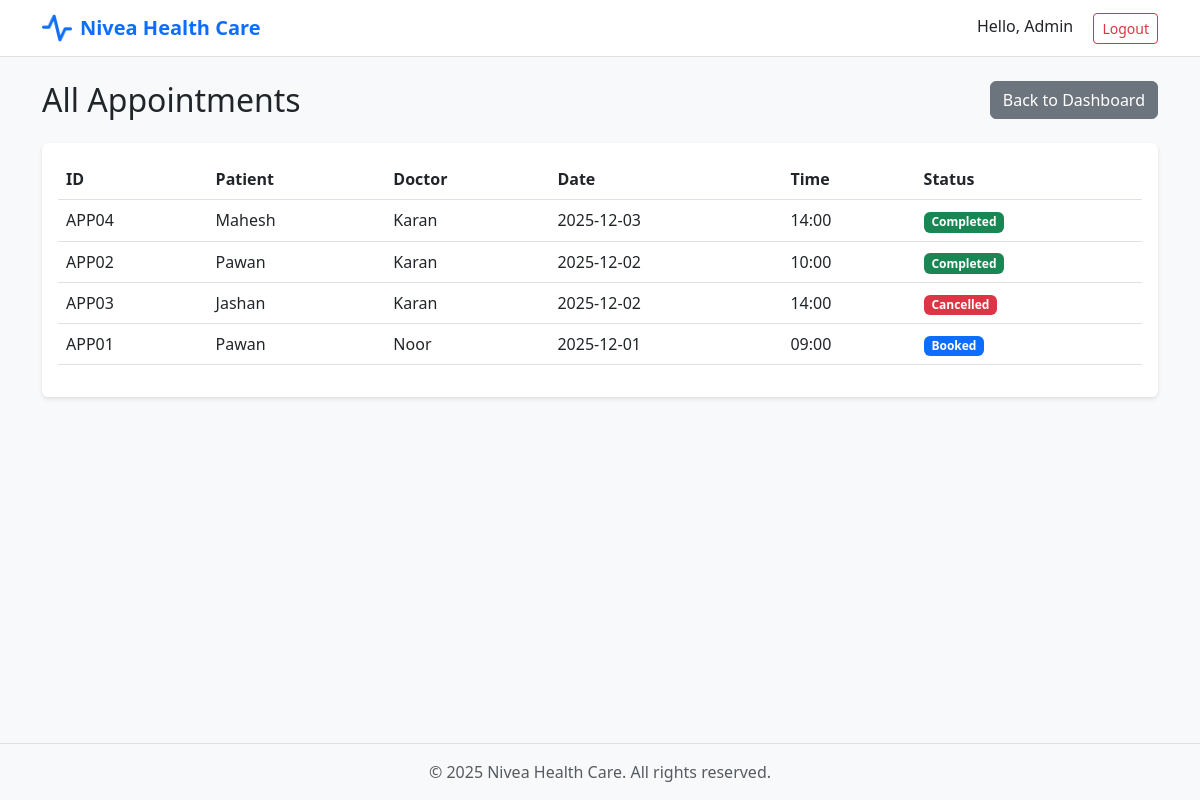
/admin/appointments (signed in), run on the app's committed database.
### models.py (models this page shows, shortened)
class Appointment(db.Model):
    __tablename__ = 'appointment'
    id = db.Column(db.Integer, primary_key=True)
    doctor_id = db.Column(db.Integer, db.ForeignKey('user.id'), nullable=False)
    patient_id = db.Column(db.Integer, db.ForeignKey('user.id'), nullable=False)
    date = db.Column(db.Date, nullable=False)
    appt_time = db.Column(db.String(10), nullable=False)
    curr_status = db.Column(db.String(20), default='Booked')
    treatments = db.relationship('Treatment', backref='appointment', cascade='all, delete-orphan')

class User(db.Model):
    __tablename__ = 'user'
    id = db.Column(db.Integer, primary_key=True)
    username = db.Column(db.String(50), unique=True, nullable=False)
    password = db.Column(db.String(100), nullable=False)
    acc_type = db.Column(db.String(20), nullable=False)
    name = db.Column(db.String(100), nullable=False)
    user_addr = db.Column(db.String(200))
    contact_num = db.Column(db.String(15))
    department_id = db.Column(db.Integer, db.ForeignKey('department.id'))
    admin_verified = db.Column(db.Boolean, default=False)
    doctor_appointments = db.relationship('Appointment', foreign_keys='Appointment.doctor_id', backref='doctor')
    patient_appointments = db.relationship('Appointment', foreign_keys='Appointment.patient_id', backref='patient')
    availability = db.relationship('DoctorAvailability', backref='doctor', cascade='all, delete-orphan')

### routes/admin.py (the view)
@admin_bp.route('/appointments')
@login_required
@role_required('admin')
def appointments():
    appts = Appointment.query.order_by(Appointment.date.desc()).all()
    return render_template('admin/appointments.html', appointments=appts)

### utils.py (called while the page is built)
def login_required(f):
    @wraps(f)
    def wrapper(*args, **kwargs):
        if 'user_id' not in session:
            flash('Please login first', 'danger')
            return redirect(url_for('auth.login'))
        return f(*args, **kwargs)
    return wrapper

def role_required(role):
    def decorator(f):
        @wraps(f)
        def wrapper(*args, **kwargs):
            if 'user_id' not in session:
                flash('Please login first', 'danger')
                return redirect(url_for('auth.login'))
            if session.get('acc_type') != role:
                flash('Access denied', 'danger')
                return redirect(url_for('auth.login'))
            return f(*args, **kwargs)
        return wrapper
    return decorator

### templates/admin/appointments.html (shortened to what this page needs)
{% extends "base.html" %}
{% block content %}
<div class="container mt-4">
    <div class="row mb-3">
        <div class="col-md-6">
            <h2>All Appointments</h2>
        </div>
        <div class="col-md-6 text-end">
            <a href="{{ url_for('admin.dashboard') }}" class="btn btn-secondary">Back to Dashboard</a>
        </div>
    </div>
    <div class="card">
        <div class="card-body">
            {% if appointments %}
            <div class="table-responsive">
                <table class="table table-hover">
                    <thead>
                        <tr>
                            <th>ID</th>
                            <th>Patient</th>
                            <th>Doctor</th>
                            <th>Date</th>
                            <th>Time</th>
                            <th>Status</th>
                        </tr>
                    </thead>
                    <tbody>
                        {% for appt in appointments %}
                        <tr>
                            <td>APP{{ '%02d' % appt.id }}</td>
                            <td>{{ appt.patient.name }}</td>
                            <td>{{ appt.doctor.name }}</td>
                            <td>{{ appt.date.strftime('%Y-%m-%d') if appt.date else 'N/A' }}</td>
                            <td>{{ appt.appt_time }}</td>
                            <td>
                                {% if appt.curr_status == 'Booked' %}
                                <span class="badge bg-primary">{{ appt.curr_status }}</span>
                                {% elif appt.curr_status == 'Completed' %}
                                <span class="badge bg-success">{{ appt.curr_status }}</span>
                                {% else %}
                                <span class="badge bg-danger">{{ appt.curr_status }}</span>
                                {% endif %}
                            </td>
                        </tr>
                        {% endfor %}
                    </tbody>
                </table>
            </div>
            {% else %}
            <p class="text-center text-muted">No appointments found.</p>
            {% endif %}
        </div>
    </div>
</div>
{% endblock %}

### static/css/style.css (style rules this page uses)
body { min-height: 100vh; display: flex; flex-direction: column; background-color: #f8f9fa; }
.card { border: none; box-shadow: 0 2px 4px rgba(0,0,0,0.1); }

### data on the page
Appointment: id "04", patient.name "Mahesh", doctor.name "Karan", date "2025-12-03", appt_time "14:00", curr_status "Completed"
Appointment: id "02", patient.name "Pawan", doctor.name "Karan", date "2025-12-02", appt_time "10:00", curr_status "Completed"
Appointment: id "03", patient.name "Jashan", doctor.name "Karan", date "2025-12-02", appt_time "14:00", curr_status "Cancelled"
Appointment: id "01", patient.name "Pawan", doctor.name "Noor", date "2025-12-01", appt_time "09:00", curr_status "Booked"

### other printed values
{{ session.name }} "Admin"
